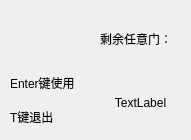
<?xml version="1.0" encoding="UTF-8"?>
<ui version="4.0">
 <class>dmsdoor</class>
 <widget class="QWidget" name="dmsdoor">
  <property name="geometry">
   <rect>
    <x>0</x>
    <y>0</y>
    <width>191</width>
    <height>140</height>
   </rect>
  </property>
  <property name="windowTitle">
   <string>Form</string>
  </property>
  <widget class="QWidget" name="verticalLayoutWidget">
   <property name="geometry">
    <rect>
     <x>100</x>
     <y>10</y>
     <width>81</width>
     <height>121</height>
    </rect>
   </property>
   <layout class="QVBoxLayout" name="verticalLayout">
    <item>
     <widget class="QLabel" name="label">
      <property name="text">
       <string>剩余任意门：</string>
      </property>
     </widget>
    </item>
    <item>
     <widget class="QLabel" name="my_dmsdoor">
      <property name="text">
       <string>TextLabel</string>
      </property>
      <property name="alignment">
       <set>Qt::AlignCenter</set>
      </property>
     </widget>
    </item>
   </layout>
  </widget>
  <widget class="QWidget" name="verticalLayoutWidget_2">
   <property name="geometry">
    <rect>
     <x>10</x>
     <y>69</y>
     <width>81</width>
     <height>61</height>
    </rect>
   </property>
   <layout class="QVBoxLayout" name="verticalLayout_2">
    <item>
     <widget class="QLabel" name="label_2">
      <property name="text">
       <string>Enter键使用</string>
      </property>
     </widget>
    </item>
    <item>
     <widget class="QLabel" name="label_3">
      <property name="text">
       <string>T键退出</string>
      </property>
     </widget>
    </item>
   </layout>
  </widget>
 </widget>
 <resources/>
 <connections/>
</ui>
